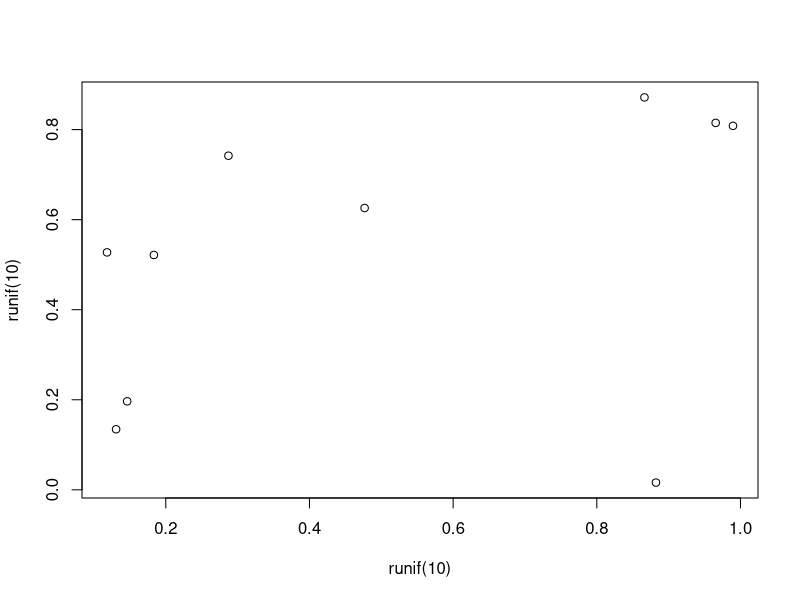

Write the R code that produced this figure.
## ---- chunk 1
knitr::opts_chunk$set(echo = TRUE)
## ---- chunk 2
# r code can be used here!
print(runif(10))
plot(runif(10),runif(10))

## ---- chunk 3
#here is a new chunk of code, distant from the first one 

z<-1:10
print(z)
#end of the second chunk
